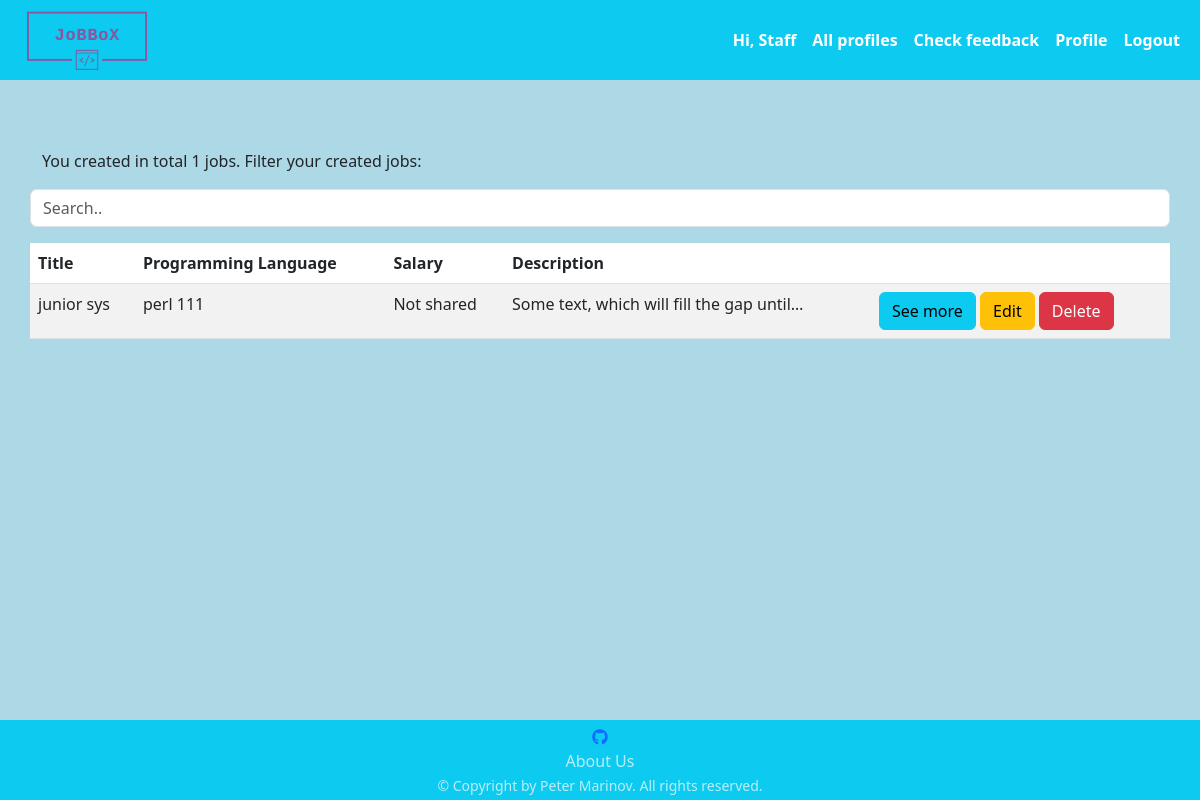
/job/my-hr-list/ (signed in), run on an earlier commit of the app's database.
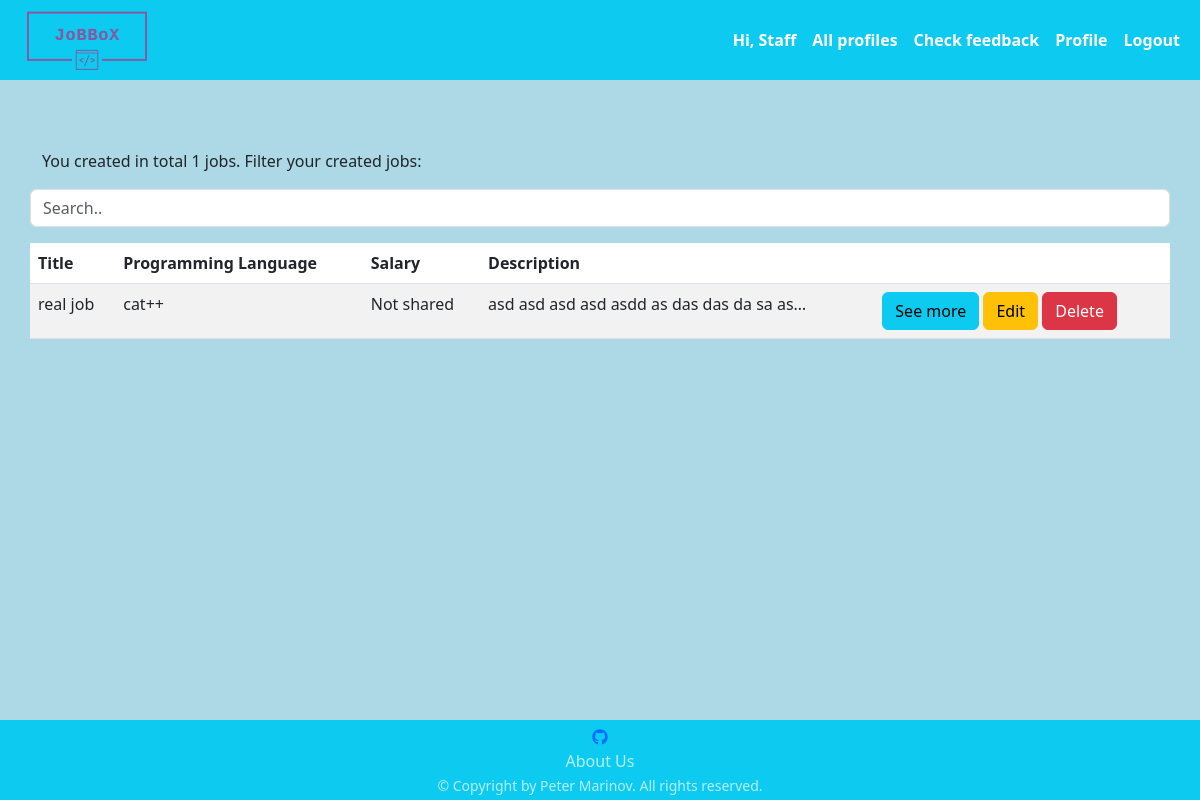
And on a later commit of the database.
### jobbox/job/models.py (models this page shows)
class Job(models.Model):
    TITLE_MAX_LEN = 30
    PROGRAMMING_LANGUAGE_MAX_LEN = 15
    SALARY_MIN_VALUE = 0
    SALARY_MAX_VALUE = 150000
    DESCRIPTION_MIN_LEN = 20
    DESCRIPTION_MAX_LEN = 300
    COMPANY_LOG_MAX_SIZE_IN_MB = 1
    title = models.CharField(
        null=False,
        blank=False,
        max_length=TITLE_MAX_LEN
    )
    company_logo = models.ImageField(
        upload_to='companies_logo',
        null=False,
        blank=False,
        validators=(
            FileSizeValidatorInMB(COMPANY_LOG_MAX_SIZE_IN_MB),
        )
    )
    programming_language = models.CharField(
        null=False,
        blank=False,
        max_length=PROGRAMMING_LANGUAGE_MAX_LEN
    )
    salary = models.IntegerField(
        null=True,
        blank=True,
        validators=(
            validators.MinValueValidator(SALARY_MIN_VALUE),
            validators.MaxValueValidator(SALARY_MAX_VALUE),
        )
    )
    description = models.TextField(
        null=False,
        blank=False,
        validators=(
            validators.MinLengthValidator(DESCRIPTION_MIN_LEN),
            validators.MaxLengthValidator(DESCRIPTION_MAX_LEN),
        )
    )
    hr = models.ForeignKey(
        AppUser,
        on_delete=models.CASCADE,
    )

### jobbox/job/views.py (the view)
# urls.py: path('my-hr-list/', HrJobListView.as_view(), name='my_hr_list'),
class HrJobListView(auth_mixins.LoginRequiredMixin, views.ListView):
    template_name = 'job/hr_job_list.html'
    model = Job
    def get_queryset(self):
        jobs = Job.objects.filter(hr_id=self.request.current_user.pk)
        return jobs
    def dispatch(self, request, *args, **kwargs):
        user = self.request.current_user
        if hasattr(user, 'profilehr') or user.is_superuser:
            return super().dispatch(request, *args, **kwargs)
        raise PermissionDenied()

### middawares/middawares.py (called while the page is built)
def set_profile_middleware(get_response):
    def middleware(request, *args, **kwargs):
        if request.user.is_authenticated:
            request.current_user = request.user
        else:
            request.current_user = None
        return get_response(request, *args, **kwargs)
    return middleware

### templates/job/hr_job_list.html (shortened to what this page needs)
{% extends 'base.html' %}
{% block content %}
    {% if object_list %}
        <p>You created in total {{ object_list|length }} jobs. Filter your created jobs:</p>
        <input class="form-control container-fluid mb-3" id="hrJobsTableInput" type="text" placeholder="Search..">
        <br>
        <table class="table table-hover table-striped">
            <thead>
            <tr>
                <th scope="col">Title</th>
                <th scope="col">Programming Language</th>
                <th scope="col">Salary</th>
                <th scope="col">Description</th>
                <th scope="col"></th>
            </tr>
            </thead>
            <tbody id="hrJobsTable">
            {% for job in object_list %}
                <tr>
                    <td>{{ job.title }}</td>
                    <td>{{ job.programming_language }}</td>
                    <td>
                        {% if job.salary %}
                            {{ job.salary }}
                        {% else %}
                            Not shared
                        {% endif %}
                    </td>
                    <td>{{ job.description|truncatechars:41 }}</td>
                    <td>
                        <a class="btn btn-info" href="{% url 'description_job' pk=job.pk %}">See more</a>
                        <a class="btn btn-warning" href="{% url 'edit_job' pk=job.pk %}">Edit</a>
                        <a class="btn btn-danger" href="{% url 'delete_job' pk=job.pk %}">Delete</a>
                    </td>
                </tr>
            {% endfor %}
            </tbody>
        </table>
    {% else %}
        <h2>No jobs</h2>
    {% endif %}
{% endblock %}

What changed in the data, as far as the page shows it:
removed Job: title "junior sys", programming_language "perl 111", shows "Not shared", description "Some text, which will fill the gap until…"
added Job: title "real job", programming_language "cat++", shows "Not shared", description "asd asd asd asd asdd as das das da sa as…"
